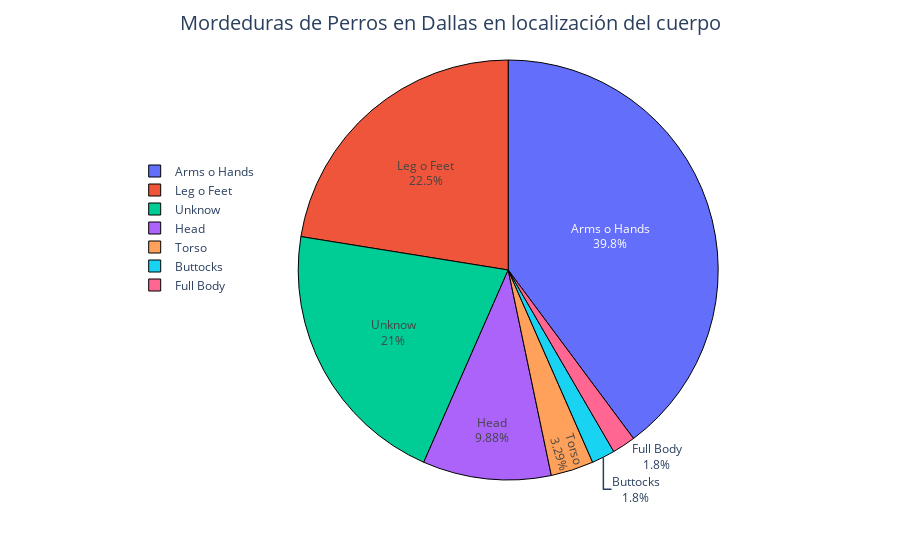

The cell this chart's notebook holds for it:
### Code cell
fig = px.pie(df, values = 'Cantidad', names = 'Localizacion',labels = {'Localizacion': 'Localización de mordedura', 'Cantidad': 'Cantidad de mordeduras '})
fig.update_traces(textinfo='label+percent' ,marker = dict(line = dict(color = 'black', width = 1)),domain=dict(x=[0.2, 1]))
fig.update_layout(
    title='Mordeduras de Perros en Dallas en localización del cuerpo',
    title_font_size=20,
    title_x=0.5,
    legend = dict(orientation= 'v', x= 0.1, y= 0.6),
    margin = dict(l = 60)

)
#fig.update_traces(marker = dict(line = dict(color = 'black', width = 2)))
fig.show()

### Figure 1 — Plotly figure (JSON) as saved in the notebook; plotly's stock layout.template omitted (floating-point values rounded to 4 significant figures)
{"data": [{"domain": {"x": [0.2, 1], "y": [0, 1]}, "hovertemplate": "Localización de mordedura=%{label}<br>Cantidad de mordeduras =%{value}<extra></extra>", "labels": ["Leg o Feet", "Arms o Hands", "Buttocks", "Head", "Torso", "Full Body", "Unknow"], "legendgroup": "", "marker": {"line": {"color": "black", "width": 1}}, "name": "", "showlegend": true, "textinfo": "label+percent", "type": "pie", "values": [75, 133, 6, 33, 11, 6, 70]}], "layout": {"legend": {"orientation": "v", "tracegroupgap": 0, "x": 0.1, "y": 0.6}, "margin": {"l": 60, "t": 60}, "title": {"font": {"size": 20}, "text": "Mordeduras de Perros en Dallas en localización del cuerpo", "x": 0.5}}}
